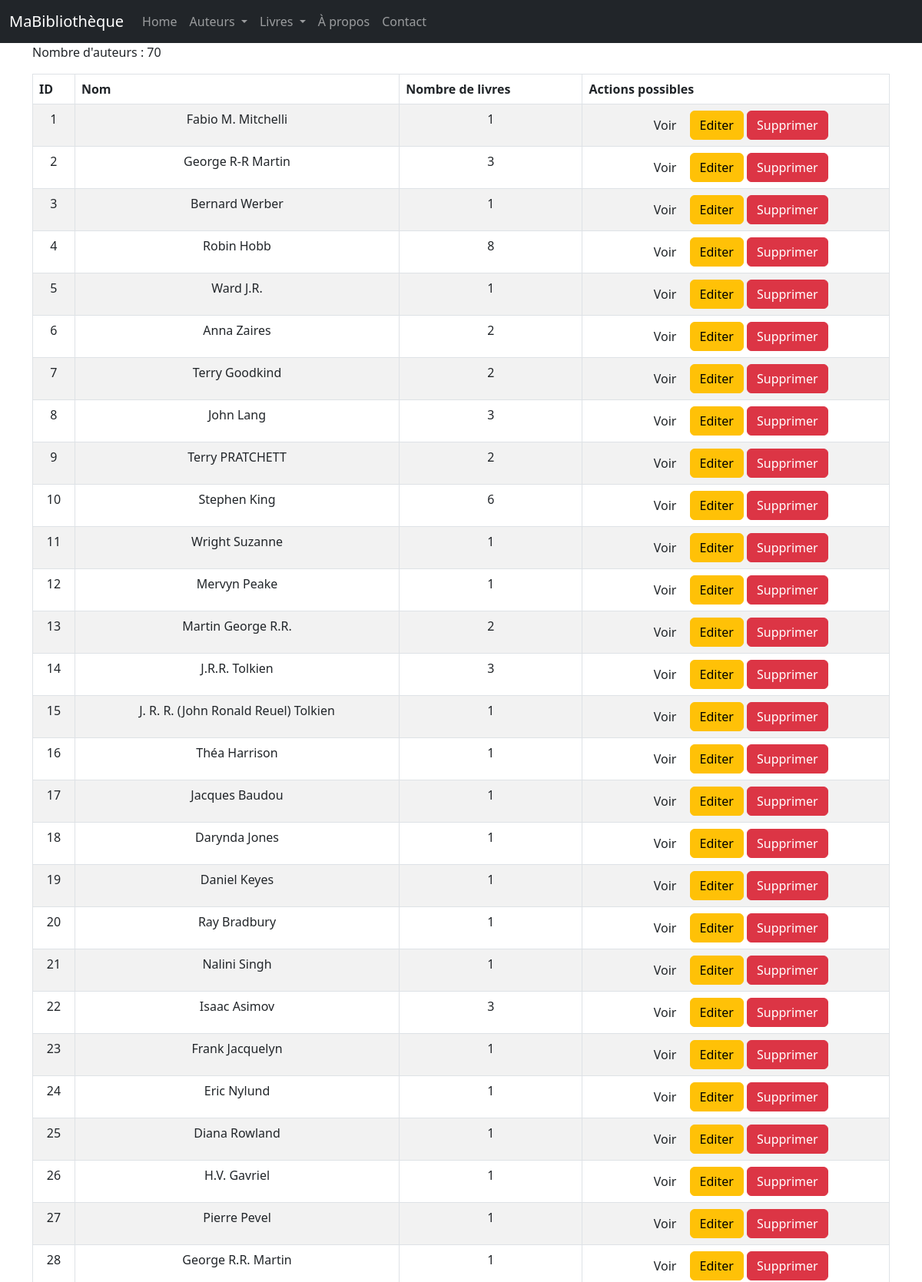
The page /auteurs/ (upper part) on the database its author committed.
### monApp/models.py (models this page shows, shortened)
class Auteur(db.Model):
    idA = db.Column( db.Integer, primary_key=True )
    Nom = db.Column( db.String(100) )

### monApp/views.py (the view)
@app.route('/auteurs/')
def getAuteurs():
    lesAuteurs = Auteur.query.all()
    return render_template('auteurs_list.html', title="R3.01 Dev Web avec Flask", auteurs=lesAuteurs)

### monApp/templates/auteurs_list.html (shortened to what this page needs)
{% extends "base.html" %}
{% block main %}
    <h1>Liste des auteurs</h1>
    <p>Nombre d'auteurs : {{ auteurs|length }}</p>
    <table class="table table-striped table-bordered table-hover">
<thead>
<tr>
<th>ID</th>
<th>Nom</th>
<th>Nombre de livres</th>
<th>Actions possibles</th>
</tr>
</thead>
<tbody>
{% for unAuteur in auteurs %}
<tr>
<td>{{ unAuteur.idA }}</td>
<td>{{ unAuteur.Nom }}</td>
<td>{{ unAuteur.livres.count() }}</td>
<td><div class="task-controls">
<a href="{{ url_for('viewAuteur', idA=unAuteur.idA) }}" class="btn btn-nfo">
Voir </a>
<a href="{{ url_for('updateAuteur', idA=unAuteur.idA) }}" class="btn btn-warning">
Editer </a>
<a href="{{ url_for('deleteAuteur', idA=unAuteur.idA) }}" class="btn btn-danger">
Supprimer </a>
</div>
</td>
</tr>
{% endfor %}
</tbody>
</table>
{% endblock %}

### monApp/templates/base.html (shortened to what this page needs)
<html>
<head>
    <link rel="stylesheet" href="{{ url_for('static', filename='css/style.css') }}">
    <link href="https://cdn.jsdelivr.net/npm/bootstrap@5.3.0/dist/css/bootstrap.min.css" rel="stylesheet">
</head>
<body>
    {% block navbar %}
    <nav class="navbar navbar-expand-md navbar-dark bg-dark fixed-top">
        <div class="container-fluid">
            <a class="navbar-brand">MaBibliothèque</a>
            <div class="collapse navbar-collapse" id="mainNavbar">
                <ul class="navbar-nav me-auto mb-2 mb-md-0">
                    <li class="nav-item">
                        <a class="nav-link" href="{{ url_for('index') }}">Home</a>
                    </li>
                    <li class="nav-item dropdown">
                        <a class="nav-link dropdown-toggle" href="#" id="auteursDropdown" role="button" data-bs-toggle="dropdown" aria-expanded="false">
                            Auteurs
                        </a>
                    </li>
                    <li class="nav-item dropdown">
                        <a class="nav-link dropdown-toggle" href="#" id="livresDropdown" role="button" data-bs-toggle="dropdown" aria-expanded="false">
                            Livres
                        </a>
                    </li>
                    <li class="nav-item">
                        <a class="nav-link" href="{{ url_for('about') }}">À propos</a>
                    </li>
                    <li class="nav-item">
                        <a class="nav-link" href="{{ url_for('contact') }}">Contact</a>
                    </li>
                </ul>
            </div>
        </div>
    </nav>
    {% endblock %}
    {% block content %}
    <main role="main" class="container">
        {% block main %}{% endblock %}
    </main>
    {% endblock %}
</body>
</html>

### monApp/static/css/style.css (style rules this page uses)
h1 { color : blue; }
td, th { padding: 0.5em; text-align: center; border-collapse:initial; border: thin solid black; }
body { font-family: sans-serif; }

### rows shown on the page
Auteur: idA "1", Nom "Fabio M. Mitchelli", livres.count "1"
Auteur: idA "2", Nom "George R-R Martin", livres.count "3"
Auteur: idA "3", Nom "Bernard Werber", livres.count "1"
Auteur: idA "4", Nom "Robin Hobb", livres.count "8"
Auteur: idA "5", Nom "Ward J.R.", livres.count "1"
Auteur: idA "6", Nom "Anna Zaires", livres.count "2"
Auteur: idA "7", Nom "Terry Goodkind", livres.count "2"
Auteur: idA "8", Nom "John Lang", livres.count "3"
Auteur: idA "9", Nom "Terry PRATCHETT", livres.count "2"
Auteur: idA "10", Nom "Stephen King", livres.count "6"
Auteur: idA "11", Nom "Wright Suzanne", livres.count "1"
Auteur: idA "12", Nom "Mervyn Peake", livres.count "1"
Auteur: idA "13", Nom "Martin George R.R.", livres.count "2"
Auteur: idA "14", Nom "J.R.R. Tolkien", livres.count "3"
Auteur: idA "15", Nom "J. R. R. (John Ronald Reuel) Tolkien", livres.count "1"
Auteur: idA "16", Nom "Théa Harrison", livres.count "1"
Auteur: idA "17", Nom "Jacques Baudou", livres.count "1"
Auteur: idA "18", Nom "Darynda Jones", livres.count "1"
Auteur: idA "19", Nom "Daniel Keyes", livres.count "1"
Auteur: idA "20", Nom "Ray Bradbury", livres.count "1"
Auteur: idA "21", Nom "Nalini Singh", livres.count "1"
Auteur: idA "22", Nom "Isaac Asimov", livres.count "3"
Auteur: idA "23", Nom "Frank Jacquelyn", livres.count "1"
Auteur: idA "24", Nom "Eric Nylund", livres.count "1"
Auteur: idA "25", Nom "Diana Rowland", livres.count "1"
Auteur: idA "26", Nom "H.V. Gavriel", livres.count "1"
Auteur: idA "27", Nom "Pierre Pevel", livres.count "1"
Auteur: idA "28", Nom "George R.R. Martin", livres.count "1"

### other values the page prints
{{ auteurs|length }} "70"
